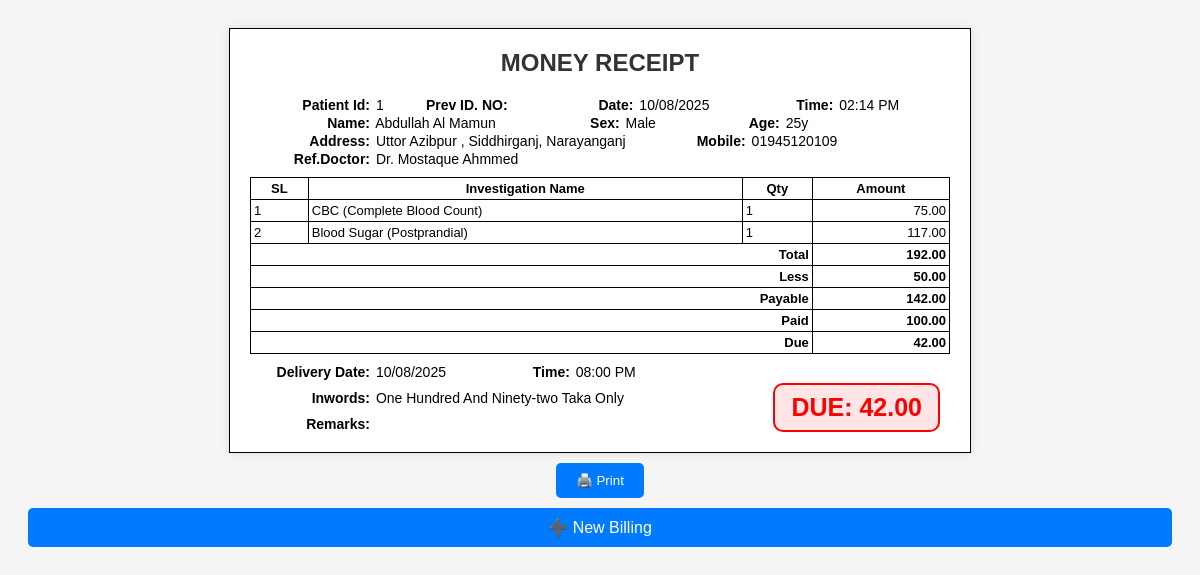
The page /receipt.php?patient_id=1 on the database as committed earlier.
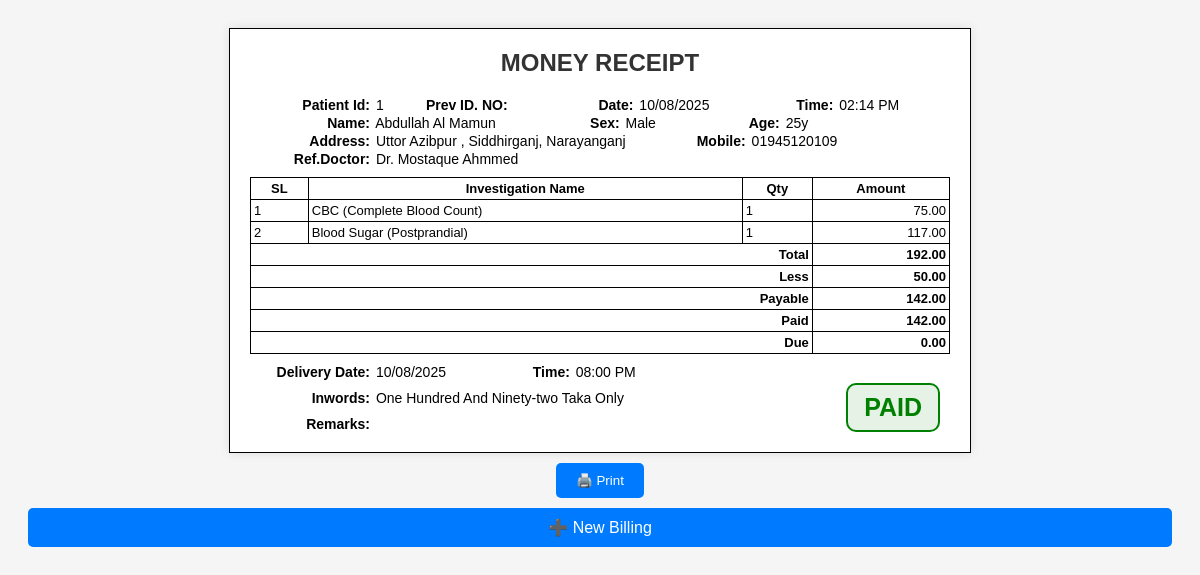
The same page on the database as committed later.
### tables this page shows
CREATE TABLE patients (
        patient_id INTEGER PRIMARY KEY AUTOINCREMENT,
        old_id TEXT,
        date TEXT,
        patient_name TEXT,
        sex TEXT,
        age TEXT,
        phone TEXT,
        ref_doctors TEXT,
        ref_name TEXT,
        delivery_date TEXT,
        delivery_time TEXT,
        remarks TEXT,
        less_total REAL,
        less_percent_total REAL,
        paid REAL,
        send_sms INTEGER,
        created_at TEXT,
        updated_at TEXT,
        address TEXT
    );

CREATE TABLE billing (
        id INTEGER PRIMARY KEY AUTOINCREMENT,
        patient_id INTEGER,
        service_id TEXT,
        service_name TEXT,
        price REAL,
        unit INTEGER,
        less_percent REAL,
        less REAL,
        final_price REAL,
        FOREIGN KEY (patient_id) REFERENCES patients(patient_id) ON DELETE CASCADE
    );

### receipt.php (the view, shortened to what this page needs)
<?php
include 'db_sqlite.php';
$patient_id = $_GET['patient_id'] ?? '';
$stmt = $pdo->prepare("SELECT * FROM patients WHERE patient_id = ?");
$stmt->execute([$patient_id]);
$patient = $stmt->fetch(PDO::FETCH_ASSOC);
$stmt = $pdo->prepare("SELECT * FROM billing WHERE patient_id = ?");
$stmt->execute([$patient_id]);
$services = $stmt->fetchAll(PDO::FETCH_ASSOC);
$total = 0;
foreach ($services as $s) {
    $total += $s['final_price'];
}
$less = $patient['less_total'];
$paid = $patient['paid'];
$due = ($total - $less) - $paid;
function numberToWords($number) {
    $hyphen      = '-';
    $conjunction = ' and ';
    $dictionary  = array(
        0                   => 'zero',
        1                   => 'one',
        2                   => 'two',
        3                   => 'three',
        4                   => 'four',
        5                   => 'five',
        6                   => 'six',
        7                   => 'seven',
        8                   => 'eight',
        9                   => 'nine',
        10                  => 'ten',
        11                  => 'eleven',
        12                  => 'twelve',
        13                  => 'thirteen',
        14                  => 'fourteen',
        15                  => 'fifteen',
        16                  => 'sixteen',
        17                  => 'seventeen',
        18                  => 'eighteen',
        19                  => 'nineteen',
        20                  => 'twenty',
        30                  => 'thirty',
        40                  => 'forty',
        50                  => 'fifty',
        60                  => 'sixty',
        70                  => 'seventy',
        80                  => 'eighty',
        90                  => 'ninety',
        100                 => 'hundred',
        1000                => 'thousand',
        1000000             => 'million',
        1000000000          => 'billion',
        1000000000000       => 'trillion',
        1000000000000000    => 'quadrillion',
        1000000000000000000 => 'quintillion'
    );
    $string = $fraction = null;
    switch (true) {
        case $number < 100:
            $tens   = ((int) ($number / 10)) * 10;
            $units   = $number % 10;
            $string = $dictionary[$tens];
            if ($units) {
                $string .= $hyphen . $dictionary[$units];
            }
            break;
        case $number < 1000:
            $hundreds  = $number / 100;
            $remainder = $number % 100;
            $string = $dictionary[$hundreds] . ' ' . $dictionary[100];
            if ($remainder) {
                $string .= $conjunction . numberToWords($remainder);
            }
            break;
    }
    return $string;
}
$totalInWords = numberToWords($total) . ' taka only';
?>
<!DOCTYPE html>
<html>
<head>
</head>
<body>
<div class="receipt" id="printArea">
  <div class="title">MONEY RECEIPT</div>
  <div class="receipt-info">
    <strong>Patient Id:</strong> <?= $patient['patient_id'] ?> <strong>Prev ID. NO:</strong> <?= $patient['old_id'] ?> <strong>Date:</strong> <?= date('d/m/Y', strtotime($patient['date'])) ?> <strong>Time:</strong> <?= date('h:i A', strtotime($patient['created_at'])) ?>
  </div>
  <div class="receipt-info">
    <strong>Name:</strong> <?= $patient['patient_name'] ?> <strong>Sex:</strong> <?= $patient['sex'] ?> <strong>Age:</strong> <?= $patient['age'] ?>
  </div>
  <div class="receipt-info">
    <strong>Address:</strong> <?= $patient['address'] ?><strong>Mobile:</strong> <?= $patient['phone'] ?>
  </div>
  <div class="receipt-info">
    <strong>Ref.Doctor:</strong> <?= $patient['ref_doctors'] ?>
  </div>
  <table>
    <thead>
      <tr>
        <th>SL</th>
        <th>Investigation Name</th>
        <th>Qty</th>
        <th>Amount</th>
      </tr>
    </thead>
    <tbody>
      <?php
        foreach ($services as $index => $s) {
          $lineTotal = $s['final_price'];
          echo "<tr>
                  <td>" . ($index + 1) . "</td>
                  <td>{$s['service_name']}</td>
                  <td>{$s['unit']}</td>
                  <td class='text-right'>" . number_format($lineTotal, 2) . "</td>
                </tr>";
        }
      ?>
    </tbody>
    <tfoot>
      <tr><th colspan="3" class="text-right">Total</th><th class="text-right"><?= number_format($total, 2) ?></th></tr>
      <tr><th colspan="3" class="text-right">Less</th><th class="text-right"><?= number_format($patient['less_total'], 2) ?></th></tr>
      <tr><th colspan="3" class="text-right">Payable</th><th class="text-right"><?= number_format($total - $patient['less_total'], 2) ?></th></tr>
      <tr><th colspan="3" class="text-right">Paid</th><th class="text-right"><?= number_format($patient['paid'], 2) ?></th></tr>
      <tr><th colspan="3" class="text-right">Due</th><th class="text-right"><?= number_format(($total - $patient['less_total']) - $patient['paid'], 2) ?></th></tr>
    </tfoot>
  </table>
  <div class="footer-info">
    <strong>Delivery Date:</strong> <?= date('d/m/Y', strtotime($patient['delivery_date'])) ?> <strong>Time:</strong> <?= date('h:i A', strtotime($patient['delivery_time'])) ?>
  </div>
  <div class="footer-info">
    <strong>Inwords:</strong> <?= ucwords($totalInWords) ?>
  </div>
  <div class="footer-info">
    <strong>Remarks:</strong> <?= $patient['remarks'] ?>
  </div>
  <div class="status-box">
    <?php if ($due <= 0): ?>
      <div class="paid">PAID</div>
    <?php else: ?>
      <div class="due">DUE: <?= number_format($due, 2) ?></div>
    <?php endif; ?>
  </div>
</div>
<button class="btn-print" onclick="window.print()">🖨️ Print</button>
<a href="bill.php" class="btn-print">➕ New Billing</a>
</body>
</html>

### receipt.php (style rules this page uses)
body { font-family: Arial, sans-serif; padding: 20px; background-color: #f5f5f5; }
.receipt { position: relative; border: 1px solid #000; padding: 20px; width: 700px; margin: auto; background-color: white; box-shadow: 0 0 10px rgba(0,0,0,0.1); }
.title { text-align: center; font-size: 24px; font-weight: bold; margin-bottom: 20px; color: #333; }
table { width: 100%; border-collapse: collapse; margin-top: 10px; }
td, th { border: 1px solid #000; padding: 3px; font-size: 13px; }
.text-right { text-align: right; }
.btn-print { margin: 10px auto; display: block; padding: 10px 20px; background-color: #007bff; color: white; border: none; border-radius: 5px; cursor: pointer; text-decoration: none; text-align: center; }
.status-box { position: absolute; bottom: 20px; right: 30px; }
.paid { font-size: 25px; font-weight: bold; color: green; border: 2px solid green; padding: 8px 16px; display: inline-block; border-radius: 10px; background-color: rgba(0, 128, 0, 0.1); }
.receipt-info { margin-bottom: 2px; font-size: 14px; text-align: left; }
.receipt-info strong { display: inline-block; width: 120px; text-align: right; padding-right: 2px; }
.footer-info { margin-top: 10px; font-size: 14px; text-align: left; }
.footer-info strong { display: inline-block; width: 120px; text-align: right; padding-right: 2px; }
.due { font-size: 25px; font-weight: bold; color: red; border: 2px solid red; padding: 8px 16px; display: inline-block; border-radius: 10px; background-color: rgba(255, 0, 0, 0.1); }

Rows that differ between the two databases and show on the page:
changed patients "02:14 PM": paid "100.00" → "142.00"; ($total - $patient['less_total']) - $patient['paid'] "42.00" → "0.00"; due "42.00" → (not shown)
Other text that changed with them:
text no longer shown: "DUE:"
text now shown: "PAID"
